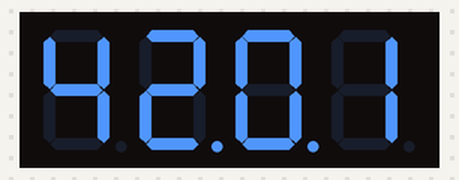
Recording of a sketch running on a simulated Arduino Uno, built with avr-gcc and run on an emulated ATmega328P. Shown: 4-digit seven-segment display. Wiring (inferred from the names in the program): 4-digit 7-segment display, segments lit when LOW: segments pin 7, pin 5, pin 6, pin 4, pin 2, pin 9, pin 3, pin 8; digit selects pin 10, pin 11, pin 12, pin 13. The local clock reads 2024-03-15 10:24:30 at power-on unless the sketch sets it; the segment pins are drawn as the display they are named for.

Above: at 0.1 s.
At 92.5 s:
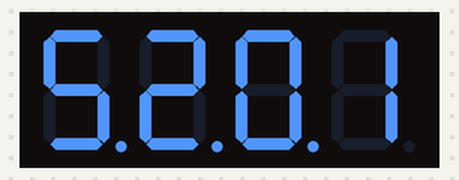

The sketch:

clock1.ino
```cpp
#include <Wire.h>
#include "Sodaq_DS3231.h"

// switch this for different LED
#define low HIGH
#define high LOW


uint8_t segs[] = {
  B1111110, // 0
  B0011000, // 1
  B1101101, // 2
  B0111101, // 3
  B0011011, // 4
  B0110111, // 5
  B1110111, // 6
  B0011100, // 7
  B1111111, // 8
  B0111111 // 9
};

uint8_t segmap[]  = {
  8, 7, 6, 5, 4, 9, 3, 2
};

uint8_t segmap_reversed []  = {
  5, 4, 9, 8, 7, 6, 3, 2
};

DateTime now;

void setup ()
{
  //Serial.begin(57600);
  //Wire.begin();
  for (int i = 2; i <= 13; i++) {
    pinMode(i, OUTPUT);
  }
  rtc.begin();
  now = rtc.now();
}

uint32_t old_ts;


// hh:mm
void showTime(uint8_t h1, uint8_t h2, uint8_t m1, uint8_t m2) {
  if (h1 != 0) {
    showDigit(h1, 1, false, false);
  }
  showDigit(h2, 2, false, true);
  showDigit(m1, 3, true, true);
  showDigit(m2, 4, false, false);
}

/**
  digit 0-9
  pos: 1,2,3,4
*/
void showDigit(uint8_t digit, uint8_t pos, boolean reverse, boolean dot) {
  //clear
  for (int i = 0; i < 7; i++) {
    digitalWrite(segmap[i], low);
  }
  digitalWrite(segmap[7], low);
  // select position
  int ppos = 14 - pos;
  for ( int i = 10; i <= 13; i++) {
    if (ppos == i) {
      digitalWrite(i, high);
    } else {
      digitalWrite(i, low);
    }
  }
  // output dot
  if (dot) {
    digitalWrite(segmap[7], high);
  } else {
    digitalWrite(segmap[7], low);
  }
  // output 7 seg
  int v = digit;
  if (v < 0) v = 0; if (v > 9) v = v % 10;
  v = segs[v];
  for (int i = 0; i < 7; i++) {
    boolean so = (v & B1000000) != 0;
    if (reverse) {
      digitalWrite(segmap_reversed[i], so ? high : low);
    } else {
      digitalWrite(segmap[i], so ? high : low);
    }
    v = v << 1;
  }
  delay(3);
}
int cnt = 0;
uint8_t h1 = 0, h2 = 0, m1 = 0, m2 = 0, s1 = 0;
void loop ()
{
  if (cnt++ % 200 == 0) {
    now = rtc.now();
    uint8_t  hour = now.hour();
    uint8_t  minute = now.minute();
    uint8_t  second = now.second();
    h1 = hour / 10;
    h2 = hour % 10;
    m1 = minute / 10;
    m2 = minute % 10;
    s1 = second % 10;
  }


  if (s1 > 7 && false) { // sleep 3/10
    delay(3000);
  } else {
    showTime(h1, h2, m1, m2);
    //delay(10);
  }
}
```

Measured:
- what the display in image 0 shows lasts 32.4 s, from 0.1 s to 32.5 s
